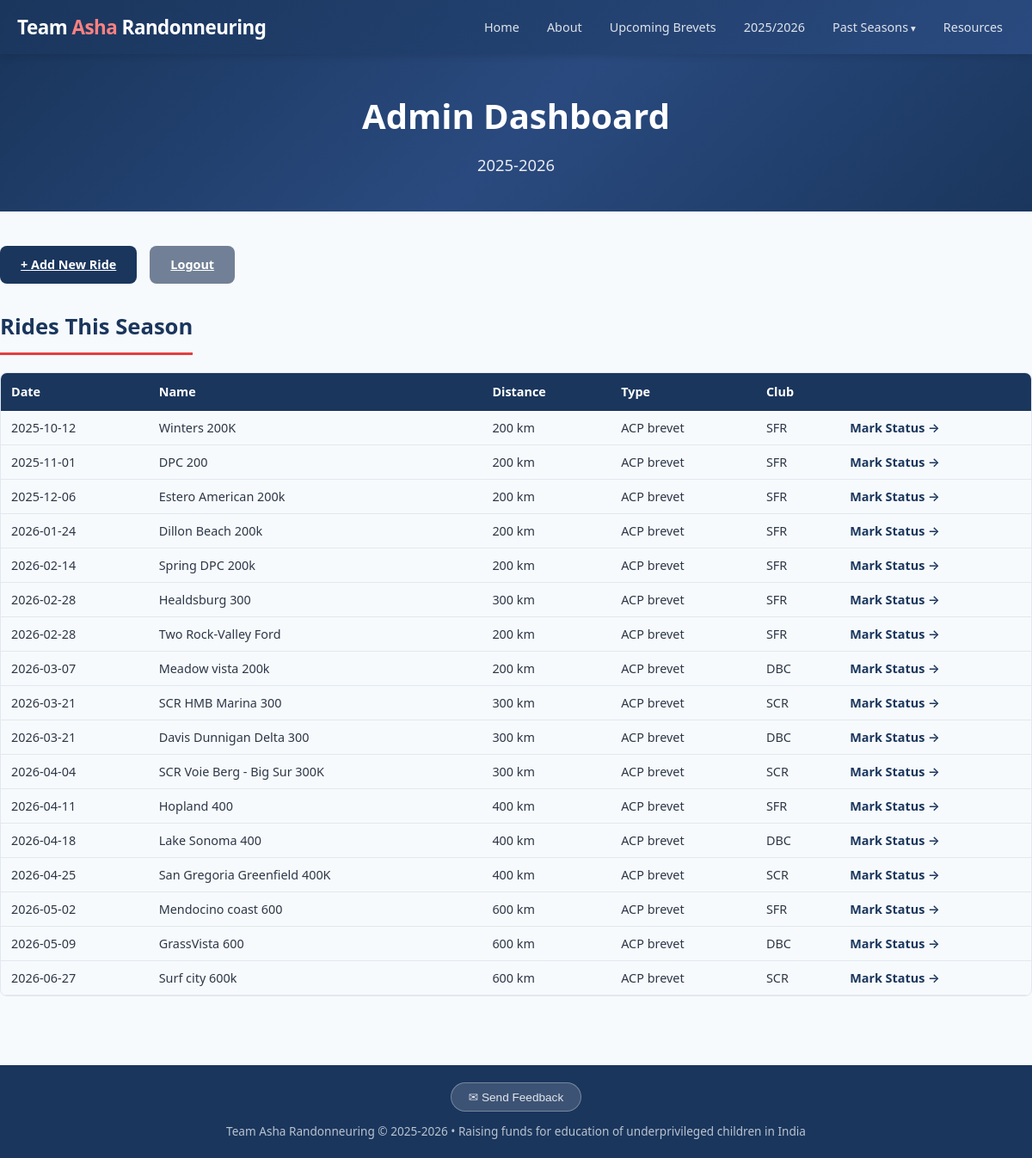
/admin/ (signed in), run on the app's committed database.
### tables this page shows
CREATE TABLE season (
        id INTEGER PRIMARY KEY AUTOINCREMENT,
        name TEXT UNIQUE NOT NULL,
        start_date DATE,
        end_date DATE,
        is_current BOOLEAN DEFAULT 0
    );

CREATE TABLE ride (
        id INTEGER PRIMARY KEY AUTOINCREMENT,
        season_id INTEGER NOT NULL REFERENCES season(id),
        club_id INTEGER REFERENCES club(id),
        name TEXT NOT NULL,
        ride_type TEXT,  -- 'ACP brevet', 'RUSA populaire', 'ACP flèche', 'permanent'
        date DATE NOT NULL,
        distance_km INTEGER NOT NULL,
        elevation_ft INTEGER,
        distance_miles REAL,
        ft_per_mile REAL,
        rwgps_url TEXT,
        rusa_event_id TEXT,
        is_team_ride BOOLEAN DEFAULT 1
    );

CREATE TABLE club (
        id INTEGER PRIMARY KEY AUTOINCREMENT,
        code TEXT UNIQUE NOT NULL,
        name TEXT NOT NULL,
        region TEXT NOT NULL
    );

### routes/admin.py (the view)
@admin_bp.route('/')
@login_required
def dashboard():
    current = get_current_season()
    rides = get_rides_for_season(current['id']) if current else []
    return render_template('admin/dashboard.html', season=current, rides=rides)

### app.py (called while the page is built)
def create_app():
    app = Flask(__name__)
    app.config.from_object(Config)
    db.init_app(app)
    from routes.main import main_bp
    from routes.riders import riders_bp
    from routes.signup import signup_bp
    from routes.admin import admin_bp
    app.register_blueprint(main_bp)
    app.register_blueprint(riders_bp)
    app.register_blueprint(signup_bp, url_prefix='/signup')
    app.register_blueprint(admin_bp, url_prefix='/admin')
    @app.template_filter('commafy')
    def commafy_filter(value):
        try:
            return f"{int(value):,}"
        except (ValueError, TypeError):
            return value
    @app.context_processor
    def inject_helpers():
        from models import get_all_seasons, get_current_season
        return dict(
            seasons=get_all_seasons(),
            current_season=get_current_season(),
        )
    return app

### auth.py (called while the page is built)
def login_required(f):
    @wraps(f)
    def decorated(*args, **kwargs):
        if not session.get('logged_in'):
            return redirect(url_for('admin.login', next=request.path))
        return f(*args, **kwargs)
    return decorated

### db.py (called while the page is built)
def get_db():
    if 'db' not in g:
        g.db = sqlite3.connect(current_app.config['DB_PATH'])
        g.db.row_factory = sqlite3.Row
        g.db.execute("PRAGMA foreign_keys = ON")
    return g.db

### models.py (called while the page is built)
def get_all_seasons():
    return get_db().execute("SELECT * FROM season ORDER BY start_date DESC").fetchall()

def get_current_season():
    return get_db().execute("SELECT * FROM season WHERE is_current = 1").fetchone()

def get_rides_for_season(season_id):
    return get_db().execute("""
        SELECT ri.*, c.code as club_code, c.name as club_name
        FROM ride ri LEFT JOIN club c ON ri.club_id = c.id
        WHERE ri.season_id = ?
        ORDER BY ri.date
    """, (season_id,)).fetchall()

### templates/admin/dashboard.html (shortened to what this page needs)
{% extends "base.html" %}
{% block content %}
<div class="hero" style="padding:40px 20px;">
<h1>Admin Dashboard</h1>
<p>{{ season.name if season else 'No active season' }}</p>
</div>
<div class="container section">
<div style="display:flex;gap:15px;margin-bottom:30px;flex-wrap:wrap;">
<a href="{{ url_for('admin.add_ride') }}" class="btn btn-primary">+ Add New Ride</a>
<a href="{{ url_for('admin.logout') }}" class="btn" style="background:var(--text-light);color:#fff;">Logout</a>
</div>
{% if rides %}
<h2>Rides This Season</h2>
<div class="table-wrap">
<table>
<thead>
<tr>
<th>Date</th>
<th>Name</th>
<th>Distance</th>
<th>Type</th>
<th>Club</th>
<th></th>
</tr>
</thead>
<tbody>
{% for r in rides %}
<tr>
<td>{{ r.date }}</td>
<td>{{ r.name }}</td>
<td>{{ r.distance_km }} km</td>
<td>{{ r.ride_type or '' }}</td>
<td>{{ r.club_code or '' }}</td>
<td>
<a href="{{ url_for('admin.mark_status', ride_id=r.id) }}" class="rider-link">Mark Status &rarr;</a>
</td>
</tr>
{% endfor %}
</tbody>
</table>
</div>
{% else %}
<p style="color:var(--text-light);">No rides yet this season. Add one above!</p>
{% endif %}
</div>
{% endblock %}

### templates/base.html (shortened to what this page needs)
<!DOCTYPE html>
<html lang="en">
<head>
<link rel="stylesheet" href="{{ url_for('static', filename='style.css') }}">
</head>
<body>
<header>
<div class="header-inner">
<div class="logo"><a href="{{ url_for('main.index') }}">Team <span>Asha</span> Randonneuring</a></div>
<nav>
    <a href="{{ url_for('main.index') }}" {% if request.endpoint == 'main.index' %}class="active"{% endif %}>Home</a>
    <a href="{{ url_for('main.about') }}" {% if request.endpoint == 'main.about' %}class="active"{% endif %}>About</a>
    {% if current_season %}
    <a href="{{ url_for('riders.upcoming_brevets', season_name=current_season.name) }}" {% if request.endpoint == 'riders.upcoming_brevets' %}class="active"{% endif %}>Upcoming Brevets</a>
    {% endif %}
    {% for s in seasons %}
    {% if s.is_current %}
    {% set is_active = request.view_args.get('season_name') == s.name and request.endpoint == 'riders.season_riders' %}
    <a href="{{ url_for('riders.season_riders', season_name=s.name) }}" {% if is_active %}class="active"{% endif %}>{{ s.name[:4] }}/{{ s.name[5:] }}</a>
    {% endif %}
    {% endfor %}
    <div class="nav-dropdown">
        <a>Past Seasons</a>
    </div>
    <a href="{{ url_for('main.resources') }}" {% if request.endpoint == 'main.resources' %}class="active"{% endif %}>Resources</a>
</nav>
</div>
</header>
{% block content %}{% endblock %}
<footer>
<div class="container">
<div style="margin-bottom:12px;">
<button class="feedback-btn" onclick="document.getElementById('feedback-modal').style.display='flex'">&#x2709; Send Feedback</button>
</div>
Team Asha Randonneuring &copy; 2025-2026 &bull; Raising funds for education of underprivileged children in India
</div>
</footer>
</body>
</html>

### static/style.css (style rules this page uses)
:root { --primary: #1a365d; --accent: #e53e3e; --accent-light: #fc8181; --bg: #f7fafc; --card-bg: #ffffff; --text: #2d3748; --text-light: #718096; --border: #e2e8f0; --success: #38a169; --warning: #d69e2e; --danger: #e53e3e; }
* { margin: 0; padding: 0; box-sizing: border-box; }
body { font-family: 'Segoe UI', system-ui, -apple-system, sans-serif; background: var(--bg); color: var(--text); line-height: 1.6; }
.container { max-width: 1200px; margin: 0 auto; padding: 0 20px; }
header { background: linear-gradient(135deg, var(--primary) 0%, #2a4a7f 100%); color: white; padding: 0; position: sticky; top: 0; z-index: 100; box-shadow: 0 2px 10px rgba(0,0,0,0.15); }
.header-inner { display: flex; align-items: center; justify-content: space-between; padding: 12px 20px; max-width: 1200px; margin: 0 auto; }
.logo { font-size: 1.4rem; font-weight: 700; letter-spacing: -0.5px; }
.logo span { color: var(--accent-light); }
.logo a { color: inherit; text-decoration: none; }
nav { display: flex; gap: 4px; flex-wrap: wrap; }
nav a { color: rgba(255,255,255,0.85); text-decoration: none; padding: 8px 14px; border-radius: 6px; font-size: 0.9rem; font-weight: 500; transition: all 0.2s; }
.hero { background: linear-gradient(135deg, var(--primary) 0%, #2a4a7f 50%, #1a365d 100%); color: white; padding: 60px 20px; text-align: center; }
.hero h1 { font-size: 2.5rem; margin-bottom: 10px; font-weight: 800; }
.hero p { font-size: 1.15rem; opacity: 0.9; max-width: 700px; margin: 0 auto; }
.section { padding: 40px 0; }
.section h2 { font-size: 1.6rem; margin-bottom: 20px; color: var(--primary); padding-bottom: 10px; border-bottom: 3px solid var(--accent); display: inline-block; }
table { width: 100%; border-collapse: collapse; font-size: 0.9rem; }
th { background: var(--primary); color: white; padding: 10px 12px; text-align: left; font-weight: 600; white-space: nowrap; position: sticky; top: 0; }
td { padding: 8px 12px; border-bottom: 1px solid var(--border); }
.rider-link { color: var(--primary); text-decoration: none; font-weight: 600; }
.table-wrap { overflow-x: auto; border-radius: 8px; border: 1px solid var(--border); }
.table-wrap table { margin: 0; }
footer { background: var(--primary); color: rgba(255,255,255,0.7); text-align: center; padding: 20px; margin-top: 40px; font-size: 0.85rem; }
.nav-dropdown { position: relative; display: inline-block; }
.nav-dropdown > a { color: rgba(255,255,255,0.85); text-decoration: none; padding: 8px 14px; border-radius: 6px; font-size: 0.9rem; font-weight: 500; transition: all 0.2s; display: inline-block; cursor: pointer; }
.nav-dropdown > a::after { content: ' ▾'; font-size: 0.8em; }
.nav-dropdown::after { content: ''; position: absolute; top: 100%; left: 0; width: 100%; height: 10px; }
.btn { display: inline-block; padding: 10px 24px; border-radius: 8px; font-weight: 600; font-size: 0.9rem; cursor: pointer; border: none; transition: opacity 0.2s; }
.btn-primary { background: var(--primary); color: white; }
.feedback-btn { display: inline-block; padding: 8px 20px; background: rgba(255,255,255,0.15); color: rgba(255,255,255,0.85); border: 1px solid rgba(255,255,255,0.3); border-radius: 20px; font-size: 0.85rem; font-weight: 500; cursor: pointer; transition: all 0.2s; }

### data on the page
season: name "2025", name "2026", name "2025-2026"
ride: date "2025-10-12", name "Winters 200K", distance_km "200", ride_type "ACP brevet", code "SFR"
ride: date "2025-11-01", name "DPC 200", distance_km "200", ride_type "ACP brevet", code "SFR"
ride: date "2025-12-06", name "Estero American 200k", distance_km "200", ride_type "ACP brevet", code "SFR"
ride: date "2026-01-24", name "Dillon Beach 200k", distance_km "200", ride_type "ACP brevet", code "SFR"
ride: date "2026-02-14", name "Spring DPC 200k", distance_km "200", ride_type "ACP brevet", code "SFR"
ride: date "2026-02-28", name "Healdsburg 300", distance_km "300", ride_type "ACP brevet", code "SFR"
ride: date "2026-02-28", name "Two Rock-Valley Ford", distance_km "200", ride_type "ACP brevet", code "SFR"
ride: date "2026-03-07", name "Meadow vista 200k", distance_km "200", ride_type "ACP brevet", code "DBC"
ride: date "2026-03-21", name "SCR HMB Marina 300", distance_km "300", ride_type "ACP brevet", code "SCR"
ride: date "2026-03-21", name "Davis Dunnigan Delta 300", distance_km "300", ride_type "ACP brevet", code "DBC"
ride: date "2026-04-04", name "SCR Voie Berg - Big Sur 300K", distance_km "300", ride_type "ACP brevet", code "SCR"
ride: date "2026-04-11", name "Hopland 400", distance_km "400", ride_type "ACP brevet", code "SFR"
ride: date "2026-04-18", name "Lake Sonoma 400", distance_km "400", ride_type "ACP brevet", code "DBC"
ride: date "2026-04-25", name "San Gregoria Greenfield 400K", distance_km "400", ride_type "ACP brevet", code "SCR"
ride: date "2026-05-02", name "Mendocino coast 600", distance_km "600", ride_type "ACP brevet", code "SFR"
ride: date "2026-05-09", name "GrassVista 600", distance_km "600", ride_type "ACP brevet", code "DBC"
ride: date "2026-06-27", name "Surf city 600k", distance_km "600", ride_type "ACP brevet", code "SCR"
